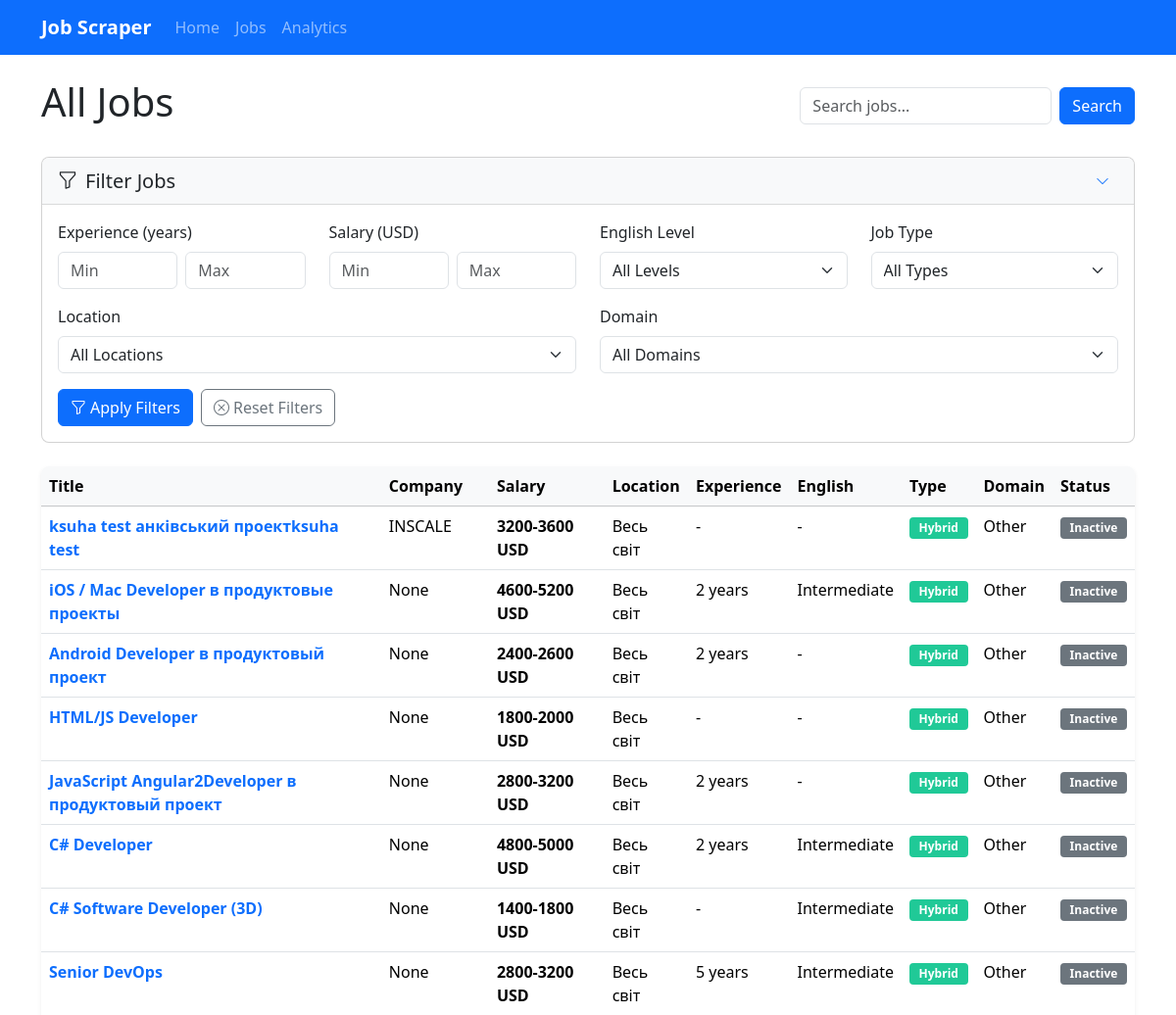
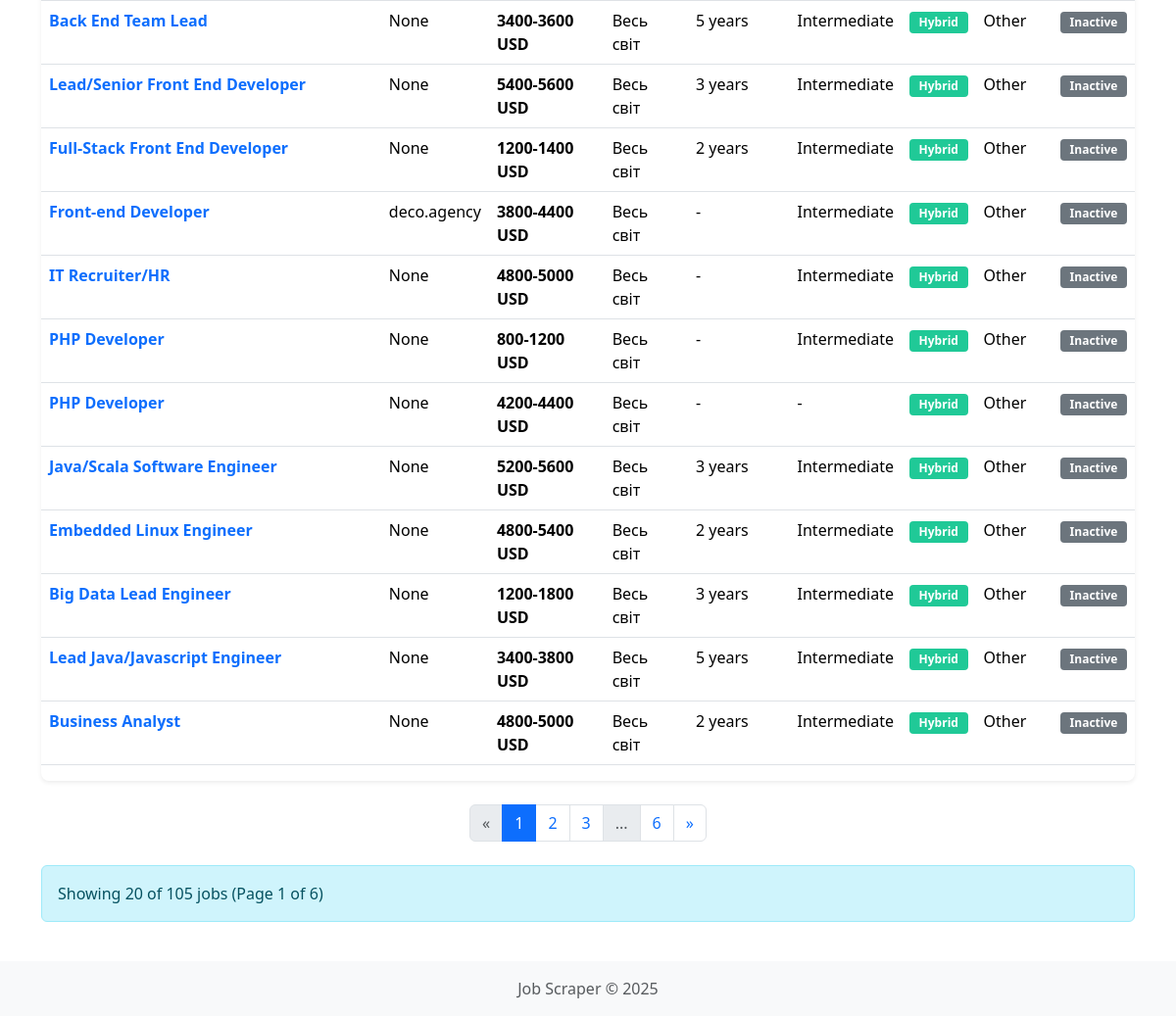
Page /jobs on the committed database (2 pictures, top to bottom).
### database/models.py (models this page shows)
class Job(Base):
    __tablename__ = 'jobs'
    id = Column(Integer, primary_key=True)
    job_id = Column(String(50), unique=True)
    title = Column(String(255))
    title_en = Column(String(255))
    company_name = Column(String(255))
    company_name_en = Column(String(255))
    salary_min = Column(Float, nullable=True)
    salary_max = Column(Float, nullable=True)
    currency = Column(String(3), default='USD')
    description = Column(Text)
    description_en = Column(Text)
    location = Column(String(255))
    location_en = Column(String(255))
    experience_years = Column(Integer, nullable=True)
    english_level = Column(String(50), nullable=True)
    job_type = Column(String(50))  # Remote, Office, Hybrid
    employment_type = Column(String(50))  # Full-time, Part-time, Contract
    category = Column(String(100))
    category_en = Column(String(100))
    domain = Column(String(100), nullable=True)
    domain_en = Column(String(100), nullable=True)
    url = Column(String(255))
    posted_date = Column(DateTime, nullable=True)
    created_at = Column(DateTime, server_default=func.now())
    updated_at = Column(DateTime, server_default=func.now(), onupdate=func.now())
    is_active = Column(Boolean, default=True)
    def to_dict(self):
        return {
            'id': self.id,
            'job_id': self.job_id,
            'title': self.title_en or self.title,
            'company_name': self.company_name_en or self.company_name,
            'salary_min': self.salary_min,
            'salary_max': self.salary_max,
            'currency': self.currency,
            'description': self.description_en or self.description,
            'location': self.location_en or self.location,
            'experience_years': self.experience_years,
            'english_level': self.english_level,
            'job_type': self.job_type,
            'employment_type': self.employment_type,
            'category': self.category_en or self.category,
            'domain': self.domain_en or self.domain,
            'url': self.url,
            'posted_date': self.posted_date.isoformat() if self.posted_date else None,
            'created_at': self.created_at.isoformat() if self.created_at else None,
            'updated_at': self.updated_at.isoformat() if self.updated_at else None,
            'is_active': self.is_active
        }

### web/routes.py (the view)
    @web_bp.route('/jobs', methods=['GET'])
    def jobs():
        page = request.args.get('page', 1, type=int)
        per_page = request.args.get('per_page', 20, type=int)
        query = request.args.get('query', '')
        experience_min = request.args.get('experience_min', '', type=str)
        experience_max = request.args.get('experience_max', '', type=str)
        salary_min = request.args.get('salary_min', '', type=str)
        salary_max = request.args.get('salary_max', '', type=str)
        english_level = request.args.get('english_level', '')
        location = request.args.get('location', '')
        job_type = request.args.get('job_type', '')
        domain = request.args.get('domain', '')
        if query:
            all_jobs = db.search_jobs(query)
        else:
            all_jobs = db.get_all_jobs()
        filtered_jobs = []
        for job in all_jobs:
            if experience_min and (not job.get('experience_years') or job['experience_years'] < int(experience_min)):
                continue
            if experience_max and (not job.get('experience_years') or job['experience_years'] > int(experience_max)):
                continue
            if salary_min and (not job.get('salary_min') or job['salary_min'] < float(salary_min)):
                continue
            if salary_max and (not job.get('salary_max') or job['salary_max'] > float(salary_max)):
                continue
            if english_level and job.get('english_level') != english_level:
                continue
            if location and (not job.get('location') or location.lower() not in job['location'].lower()):
                continue
            if job_type and job.get('job_type') != job_type:
                continue
            if domain and job.get('domain') != domain:
                continue
            filtered_jobs.append(job)
        filter_metadata = {
            'english_levels': sorted(list(set(job.get('english_level') for job in all_jobs if job.get('english_level')))),
            'locations': sorted(list(set(job.get('location') for job in all_jobs if job.get('location')))),
            'job_types': sorted(list(set(job.get('job_type') for job in all_jobs if job.get('job_type')))),
            'domains': sorted(list(set(job.get('domain') for job in all_jobs if job.get('domain')))),
        }
        total_jobs = len(filtered_jobs)
        total_pages = (total_jobs + per_page - 1) // per_page
        start_index = (page - 1) * per_page
        end_index = min(start_index + per_page, total_jobs)
        paginated_jobs = filtered_jobs[start_index:end_index]
        return render_template(
            'jobs.html',
            jobs=paginated_jobs,
            query=query,
            page=page,
            per_page=per_page,
            total_jobs=total_jobs,
            total_pages=total_pages,
            experience_min=experience_min,
            experience_max=experience_max,
            salary_min=salary_min,
            salary_max=salary_max,
            english_level=english_level,
            location=location,
            job_type=job_type,
            domain=domain,
            filter_metadata=filter_metadata
        )

### web/templates/jobs.html (shortened to what this page needs)
{% extends 'base.html' %}
{% block content %}
<div class="d-flex justify-content-between align-items-center mb-4">
    <h1>{% if query %}Search Results for "{{ query }}"{% else %}All Jobs{% endif %}</h1>
    <form method="GET" action="{{ url_for('web.jobs') }}" class="d-flex">
        <input type="text" name="query" class="form-control me-2" placeholder="Search jobs..." value="{{ query }}">
        <button type="submit" class="btn btn-primary">Search</button>
    </form>
</div>
<div class="card filter-card mb-4">
    <div class="card-header">
        <h5 class="mb-0 d-flex justify-content-between align-items-center">
            <span>
                <i class="bi bi-funnel me-2"></i>Filter Jobs
            </span>
            <button class="btn btn-sm btn-link text-decoration-none" type="button" data-bs-toggle="collapse" data-bs-target="#filterCollapse" aria-expanded="false" aria-controls="filterCollapse">
                <i class="bi bi-chevron-down"></i>
            </button>
        </h5>
    </div>
    <div class="collapse show" id="filterCollapse">
        <div class="card-body">
            <form method="GET" action="{{ url_for('web.jobs') }}" id="filter-form">
                <div class="row">
                    <div class="col-md-6 col-lg-3 mb-3">
                        <label class="form-label">Experience (years)</label>
                        <div class="d-flex">
                            <input type="number" class="form-control me-2" name="experience_min" placeholder="Min" value="{{ experience_min }}" min="0">
                            <input type="number" class="form-control" name="experience_max" placeholder="Max" value="{{ experience_max }}" min="0">
                        </div>
                    </div>
                    <div class="col-md-6 col-lg-3 mb-3">
                        <label class="form-label">Salary (USD)</label>
                        <div class="d-flex">
                            <input type="number" class="form-control me-2" name="salary_min" placeholder="Min" value="{{ salary_min }}" min="0">
                            <input type="number" class="form-control" name="salary_max" placeholder="Max" value="{{ salary_max }}" min="0">
                        </div>
                    </div>
                    <div class="col-md-6 col-lg-3 mb-3">
                        <label class="form-label">English Level</label>
                        <select class="form-select" name="english_level">
                            <option value="" {% if not english_level %}selected{% endif %}>All Levels</option>
                        </select>
                    </div>
                    <div class="col-md-6 col-lg-3 mb-3">
                        <label class="form-label">Job Type</label>
                        <select class="form-select" name="job_type">
                            <option value="" {% if not job_type %}selected{% endif %}>All Types</option>
                        </select>
                    </div>
                    <div class="col-md-6 mb-3">
                        <label class="form-label">Location</label>
                        <select class="form-select" name="location">
                            <option value="" {% if not location %}selected{% endif %}>All Locations</option>
                        </select>
                    </div>
                    <div class="col-md-6 mb-3">
                        <label class="form-label">Domain</label>
                        <select class="form-select" name="domain">
                            <option value="" {% if not domain %}selected{% endif %}>All Domains</option>
                        </select>
                    </div>
                </div>
                <div class="d-flex gap-2">
                    <button type="submit" class="btn btn-primary">
                        <i class="bi bi-funnel me-1"></i>Apply Filters
                    </button>
                    <a href="{{ url_for('web.jobs', query=query) }}" class="btn btn-outline-secondary">
                        <i class="bi bi-x-circle me-1"></i>Reset Filters
                    </a>
                </div>
            </form>
        </div>
    </div>
</div>
{% if jobs %}
    <div class="table-responsive">
        <table class="table table-hover">
            <thead class="table-light">
                <tr>
                    <th>Title</th>
                    <th>Company</th>
                    <th>Salary</th>
                    <th>Location</th>
                    <th>Experience</th>
                    <th>English</th>
                    <th>Type</th>
                    <th>Domain</th>
                    <th>Status</th>
                </tr>
            </thead>
            <tbody>
                {% for job in jobs %}
                <tr class="job-row" data-job-id="{{ job.job_id }}">
                    <td>
                        <a href="{{ job.url }}" target="_blank" class="fw-bold text-decoration-none">
                            {{ job.title }}
                        </a>
                    </td>
                    <td>{{ job.company_name }}</td>
                    <td class="salary">
                        {% if job.salary_min or job.salary_max %}
                            {% if job.salary_min and job.salary_max %}
                                {{ job.salary_min|int }}-{{ job.salary_max|int }} {{ job.currency }}
                            {% elif job.salary_min %}
                                from {{ job.salary_min|int }} {{ job.currency }}
                            {% elif job.salary_max %}
                                up to {{ job.salary_max|int }} {{ job.currency }}
                            {% endif %}
                        {% else %}
                            -
                        {% endif %}
                    </td>
                    <td>{{ job.location }}</td>
                    <td>
                        {% if job.experience_years %}
                            {{ job.experience_years }} year{% if job.experience_years != 1 %}s{% endif %}
                        {% else %}
                            -
                        {% endif %}
                    </td>
                    <td>{{ job.english_level or '-' }}</td>
                    <td>
                        {% if job.job_type == 'Remote' %}
                            <span class="badge badge-remote">Remote</span>
                        {% elif job.job_type == 'Office' %}
                            <span class="badge badge-office">Office</span>
                        {% else %}
                            <span class="badge badge-hybrid">Hybrid</span>
                        {% endif %}
                    </td>
                    <td>{{ job.domain }}</td>
                    <td>
                        {% if job.is_active %}
                            <span class="badge bg-success">Active</span>
                        {% else %}
                            <span class="badge bg-secondary">Inactive</span>
                        {% endif %}
                    </td>
                </tr>
                {% endfor %}
            </tbody>
        </table>
    </div>
    {% if total_pages > 1 %}
    <nav aria-label="Job pagination" class="my-4">
        <ul class="pagination justify-content-center">
            <li class="page-item {% if page == 1 %}disabled{% endif %}">
                <a class="page-link" href="{{ url_for('web.jobs', query=query, page=page-1, experience_min=experience_min, experience_max=experience_max, salary_min=salary_min, salary_max=salary_max, english_level=english_level, location=location, job_type=job_type, domain=domain) }}" aria-label="Previous">
                    <span aria-hidden="true">&laquo;</span>
                </a>
            </li>
            {% set start_page = [1, page - 2]|max %}
            {% set end_page = [total_pages, page + 2]|min %}
            {% for p in range(start_page, end_page + 1) %}
                <li class="page-item {% if p == page %}active{% endif %}">
                    <a class="page-link" href="{{ url_for('web.jobs', query=query, page=p, experience_min=experience_min, experience_max=experience_max, salary_min=salary_min, salary_max=salary_max, english_level=english_level, location=location, job_type=job_type, domain=domain) }}">{{ p }}</a>
                </li>
            {% endfor %}
            {% if end_page < total_pages %}
                {% if end_page < total_pages - 1 %}
                    <li class="page-item disabled"><span class="page-link">...</span></li>
                {% endif %}
                <li class="page-item">
                    <a class="page-link" href="{{ url_for('web.jobs', query=query, page=total_pages, experience_min=experience_min, experience_max=experience_max, salary_min=salary_min, salary_max=salary_max, english_level=english_level, location=location, job_type=job_type, domain=domain) }}">{{ total_pages }}</a>
                </li>
            {% endif %}
            <li class="page-item {% if page == total_pages %}disabled{% endif %}">
                <a class="page-link" href="{{ url_for('web.jobs', query=query, page=page+1, experience_min=experience_min, experience_max=experience_max, salary_min=salary_min, salary_max=salary_max, english_level=english_level, location=location, job_type=job_type, domain=domain) }}" aria-label="Next">
                    <span aria-hidden="true">&raquo;</span>
                </a>
            </li>
        </ul>
    </nav>
    {% endif %}
    <div class="alert alert-info">
        <p class="mb-0">
            Showing {{ jobs|length }} of {{ total_jobs }} job{% if total_jobs != 1 %}s{% endif %}
            (Page {{ page }} of {{ total_pages }})
        </p>
    </div>
{% endif %}
{% endblock %}

### rows in the picture
Job: title "ksuha test анківський проектksuha test", company_name "INSCALE", salary_min "3200", salary_max "3600", currency "USD", location "Весь світ", english_level "-", job_type "Hybrid", domain "Other"
Job: title "iOS / Mac Developer в продуктовые проекты", company_name "None", salary_min "4600", salary_max "5200", currency "USD", location "Весь світ", experience_years "2", english_level "Intermediate", job_type "Hybrid", domain "Other"
Job: title "Android Developer в продуктовый проект", company_name "None", salary_min "2400", salary_max "2600", currency "USD", location "Весь світ", experience_years "2", english_level "-", job_type "Hybrid", domain "Other"
Job: title "HTML/JS Developer", company_name "None", salary_min "1800", salary_max "2000", currency "USD", location "Весь світ", english_level "-", job_type "Hybrid", domain "Other"
Job: title "JavaScript Angular2Developer в продуктовый проект", company_name "None", salary_min "2800", salary_max "3200", currency "USD", location "Весь світ", experience_years "2", english_level "-", job_type "Hybrid", domain "Other"
Job: title "C# Developer", company_name "None", salary_min "4800", salary_max "5000", currency "USD", location "Весь світ", experience_years "2", english_level "Intermediate", job_type "Hybrid", domain "Other"
Job: title "C# Software Developer (3D)", company_name "None", salary_min "1400", salary_max "1800", currency "USD", location "Весь світ", english_level "Intermediate", job_type "Hybrid", domain "Other"
Job: title "Senior DevOps", company_name "None", salary_min "2800", salary_max "3200", currency "USD", location "Весь світ", experience_years "5", english_level "Intermediate", job_type "Hybrid", domain "Other"
Job: title "Back End Team Lead", company_name "None", salary_min "3400", salary_max "3600", currency "USD", location "Весь світ", experience_years "5", english_level "Intermediate", job_type "Hybrid", domain "Other"
Job: title "Lead/Senior Front End Developer", company_name "None", salary_min "5400", salary_max "5600", currency "USD", location "Весь світ", experience_years "3", english_level "Intermediate", job_type "Hybrid", domain "Other"
Job: title "Full-Stack Front End Developer", company_name "None", salary_min "1200", salary_max "1400", currency "USD", location "Весь світ", experience_years "2", english_level "Intermediate", job_type "Hybrid", domain "Other"
Job: title "Front-end Developer", company_name "deco.agency", salary_min "3800", salary_max "4400", currency "USD", location "Весь світ", english_level "Intermediate", job_type "Hybrid", domain "Other"
Job: title "IT Recruiter/HR", company_name "None", salary_min "4800", salary_max "5000", currency "USD", location "Весь світ", english_level "Intermediate", job_type "Hybrid", domain "Other"
Job: title "PHP Developer", company_name "None", salary_min "800", salary_max "1200", currency "USD", location "Весь світ", english_level "Intermediate", job_type "Hybrid", domain "Other"
Job: title "PHP Developer", company_name "None", salary_min "4200", salary_max "4400", currency "USD", location "Весь світ", english_level "-", job_type "Hybrid", domain "Other"
Job: title "Java/Scala Software Engineer", company_name "None", salary_min "5200", salary_max "5600", currency "USD", location "Весь світ", experience_years "3", english_level "Intermediate", job_type "Hybrid", domain "Other"
Job: title "Embedded Linux Engineer", company_name "None", salary_min "4800", salary_max "5400", currency "USD", location "Весь світ", experience_years "2", english_level "Intermediate", job_type "Hybrid", domain "Other"
Job: title "Big Data Lead Engineer", company_name "None", salary_min "1200", salary_max "1800", currency "USD", location "Весь світ", experience_years "3", english_level "Intermediate", job_type "Hybrid", domain "Other"
Job: title "Lead Java/Javascript Engineer", company_name "None", salary_min "3400", salary_max "3800", currency "USD", location "Весь світ", experience_years "5", english_level "Intermediate", job_type "Hybrid", domain "Other"
Job: title "Business Analyst", company_name "None", salary_min "4800", salary_max "5000", currency "USD", location "Весь світ", experience_years "2", english_level "Intermediate", job_type "Hybrid", domain "Other"

### other values in the picture
{{ p }} "1" "2" "3"
{{ total_pages }} "6"
{{ jobs|length }} "20"
{{ total_jobs }} "105"
{{ page }} "1"
